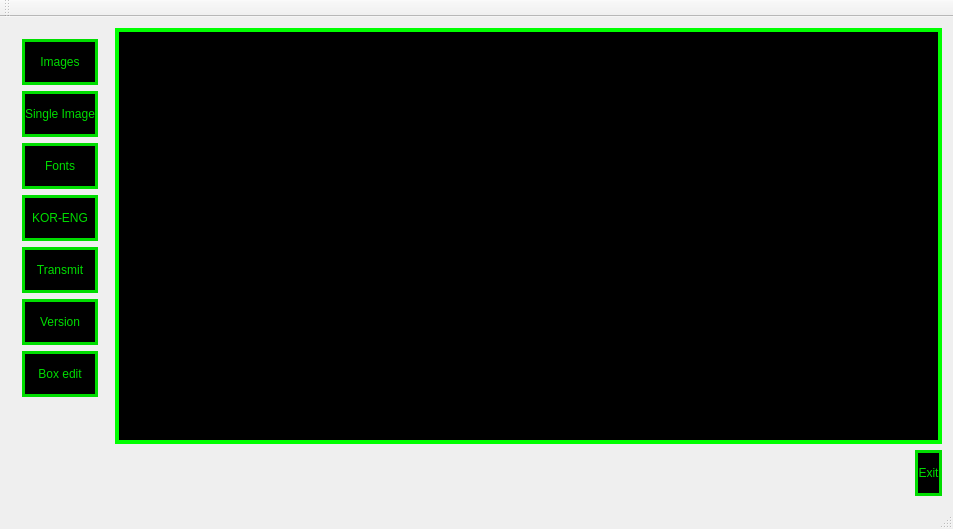
<?xml version="1.0" encoding="UTF-8"?>
<ui version="4.0">
 <class>MainWindow</class>
 <widget class="QMainWindow" name="MainWindow">
  <property name="geometry">
   <rect>
    <x>0</x>
    <y>0</y>
    <width>953</width>
    <height>529</height>
   </rect>
  </property>
  <property name="windowTitle">
   <string>MainWindow</string>
  </property>
  <property name="styleSheet">
   <string notr="true">QMessageBox {
    background-color: black;
    border: 3px solid #00ff00;
	 font: 75 11pt &quot;White Rabbit&quot;;
}
QMessageBox QLabel {
    color: #00ff00;
}
QMessageBox QPushButton {
  background-color: black;
  border: 3px solid #00dd00;
  font: 75 16pt &quot;White Rabbit&quot;;
  color: #00dd00;
}
QMessageBox QPushButton:hover {
  border: 4px solid #00ff00;
  font: 75 17pt &quot;White Rabbit&quot;;
  color: #00ff00;
}

QDialog {
    background-color: black;
    border: 3px solid #00ff00;
	 font: 75 11pt &quot;White Rabbit&quot;;
}
QDialog QLabel {
    color: #00ff00;
}
QDialog QPushButton {
  background-color: black;
  border: 3px solid #00dd00;
  font: 75 16pt &quot;White Rabbit&quot;;
  color: #00dd00;
}
QDialog QPushButton:hover {
  border: 4px solid #00ff00;
  font: 75 17pt &quot;White Rabbit&quot;;
  color: #00ff00;
}

</string>
  </property>
  <widget class="QWidget" name="centralWidget">
   <property name="styleSheet">
    <string notr="true">QPushButton {
  background-color: black;
  height: 40px;
  border: 3px solid #00dd00;
  font: 75 16pt &quot;White Rabbit&quot;;
  color: #00dd00;
}
QPushButton:hover {
  border: 4px solid #00ff00;
  font: 75 17pt &quot;White Rabbit&quot;;
  color: #00ff00;
} 
QScrollBar:vertical {
     border: 2px solid #00ff00;
     background: black;
     width: 15px;
     margin: 22px 0 22px 0;
 }
 QScrollBar::handle:vertical {
	 border: 2px solid black;
     background: #00ff00;
 }
 QScrollBar::add-line:vertical {
     border: 2px solid #00ff00;
     background: black;
     height: 20px;
     subcontrol-position: bottom;
     subcontrol-origin: margin;
 }
 QScrollBar::sub-line:vertical {
     border: 2px solid #00ff00;
     background: black;
     height: 20px;
     subcontrol-position: top;
     subcontrol-origin: margin;
 }
 QScrollBar::up-arrow:vertical, QScrollBar::down-arrow:vertical {
     border: 2px solid black;
     width: 3px;
     height: 3px;
     background: #00ff00;
 }
 QScrollBar::add-page:vertical, QScrollBar::sub-page:vertical {
     background: none;
 }</string>
   </property>
   <layout class="QGridLayout" name="gridLayout">
    <item row="0" column="0">
     <widget class="QWidget" name="buttonWidget" native="true">
      <property name="styleSheet">
       <string notr="true">
QPushButton {
  background-color: black;
  height: 40px;
  border: 3px solid #00dd00;
  font: 75 16pt &quot;White Rabbit&quot;;
  color: #00dd00;
}
QPushButton:hover {
  border: 4px solid #00ff00;
  font: 75 17pt &quot;White Rabbit&quot;;
  color: #00ff00;
}
</string>
      </property>
      <layout class="QVBoxLayout" name="verticalLayout">
       <item>
        <widget class="QPushButton" name="images_train">
         <property name="text">
          <string>Images</string>
         </property>
        </widget>
       </item>
       <item>
        <widget class="QPushButton" name="singleImage_train">
         <property name="text">
          <string>Single Image</string>
         </property>
        </widget>
       </item>
       <item>
        <widget class="QPushButton" name="fonts_train">
         <property name="text">
          <string>Fonts</string>
         </property>
        </widget>
       </item>
       <item>
        <widget class="QPushButton" name="multi_lang">
         <property name="text">
          <string>KOR-ENG</string>
         </property>
        </widget>
       </item>
       <item>
        <widget class="QPushButton" name="transmit_button">
         <property name="text">
          <string>Transmit</string>
         </property>
        </widget>
       </item>
       <item>
        <widget class="QPushButton" name="version_button">
         <property name="text">
          <string>Version</string>
         </property>
        </widget>
       </item>
       <item>
        <widget class="QPushButton" name="box_edit">
         <property name="styleSheet">
          <string notr="true">QPushButton.disabled {
  opacity: 0.6;
  cursor: not-allowed;
}</string>
         </property>
         <property name="text">
          <string>Box edit</string>
         </property>
        </widget>
       </item>
       <item>
        <spacer name="verticalSpacer">
         <property name="orientation">
          <enum>Qt::Vertical</enum>
         </property>
         <property name="sizeHint" stdset="0">
          <size>
           <width>20</width>
           <height>40</height>
          </size>
         </property>
        </spacer>
       </item>
      </layout>
     </widget>
    </item>
    <item row="0" column="1">
     <layout class="QVBoxLayout" name="verticalLayout_2">
      <item>
       <widget class="QTextEdit" name="textEdit">
        <property name="styleSheet">
         <string notr="true">QTextEdit {
border: 4px solid #00ff00;
font: 75 11pt &quot;White Rabbit&quot;;
background-color: black;
color: #00ff00;
}
</string>
        </property>
        <property name="verticalScrollBarPolicy">
         <enum>Qt::ScrollBarAsNeeded</enum>
        </property>
       </widget>
      </item>
      <item>
       <layout class="QHBoxLayout" name="horizontalLayout">
        <item>
         <layout class="QFormLayout" name="sysinfoLayout"/>
        </item>
        <item>
         <spacer name="horizontalSpacer">
          <property name="orientation">
           <enum>Qt::Horizontal</enum>
          </property>
          <property name="sizeHint" stdset="0">
           <size>
            <width>40</width>
            <height>20</height>
           </size>
          </property>
         </spacer>
        </item>
        <item>
         <widget class="QPushButton" name="quit_button">
          <property name="text">
           <string>Exit</string>
          </property>
         </widget>
        </item>
       </layout>
      </item>
     </layout>
    </item>
   </layout>
  </widget>
  <widget class="QMenuBar" name="menuBar">
   <property name="geometry">
    <rect>
     <x>0</x>
     <y>0</y>
     <width>953</width>
     <height>22</height>
    </rect>
   </property>
  </widget>
  <widget class="QToolBar" name="mainToolBar">
   <attribute name="toolBarArea">
    <enum>TopToolBarArea</enum>
   </attribute>
   <attribute name="toolBarBreak">
    <bool>false</bool>
   </attribute>
  </widget>
  <widget class="QStatusBar" name="statusBar"/>
 </widget>
 <layoutdefault spacing="6" margin="11"/>
 <resources/>
 <connections/>
</ui>
